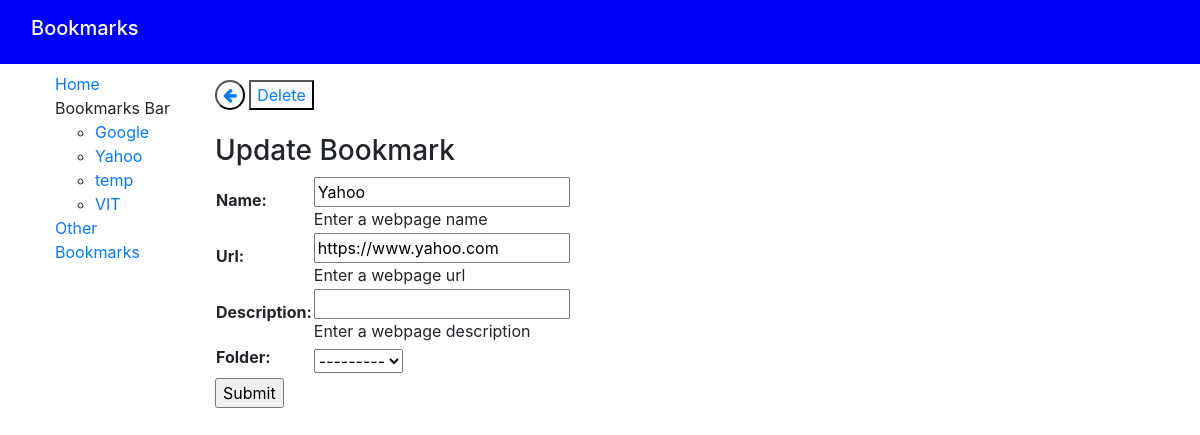
/bookmarks/11/bookmarkupdate/, run on an earlier commit of the app's database.
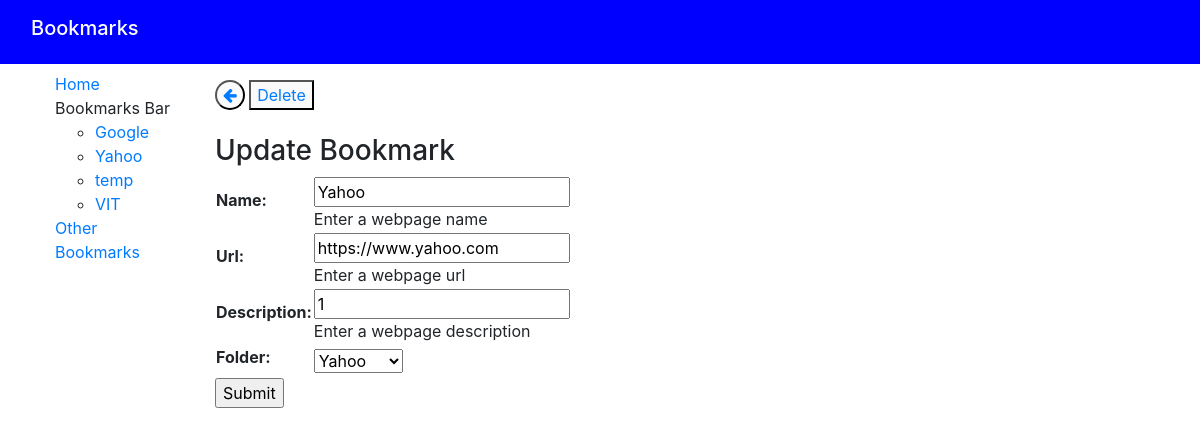
And on a later commit of the database.
### bookmarksapp/models.py (models this page shows, shortened)
class Bookmarks(models.Model):
    name = models.CharField(max_length=200, help_text='Enter a webpage name')
    url = models.CharField(max_length=200, help_text='Enter a webpage url')
    description = models.CharField(max_length=200, help_text='Enter a webpage description')
    tags = TaggableManager(help_text='Enter webpage tags')
    folder = models.ForeignKey('Folder', on_delete=models.CASCADE, null=True, blank=True)

class Folder(models.Model):
    name = models.CharField(max_length=200, help_text='Enter the folder name')
    def __str__(self):
        return self.name

### bookmarksapp/views.py (the view)
# urls.py: path('<int:pk>/bookmarkupdate/', views.Updatebookmarks, name='update-bookmarks'),
def Updatebookmarks(request,pk):
    folder_list = Folder.objects.all()
    bookmark = get_object_or_404(Bookmarks,pk=pk)
    if (request.POST):
        bookmarkform = BookmarkForms(request.POST,instance=bookmark)
    else:
        bookmarkform = BookmarkForms(initial={'name':bookmark.name,'url':bookmark.url,'description':bookmark.description,'folder':bookmark.folder,'tags':bookmark.tags.all})
    if(bookmarkform.is_valid()):
        bookmarkform.save()
        return HttpResponseRedirect(reverse('index'))
    context = {
        'folder_list': folder_list,
        'form': bookmarkform,
        'bookmark': bookmark,
    }
    return render(request, 'bookmarksapp/update_bookmark.html', context=context)

### bookmarksapp/forms.py
class BookmarkForms(forms.ModelForm):
    class Meta:
        model = Bookmarks
        fields = ['name','url','description','tags','folder']

### bookmarksapp/templates/bookmarksapp/update_bookmark.html (shortened to what this page needs)
{% extends "base_generic.html" %}
{% block content %}
  <button style="border-radius: 50%;border-color: black;" disabled>
    <a href="{% url 'index' %}">
    <i class="fa fa-arrow-left" onmouseover = "this.style.color = 'black'" onmouseout = "this.style.color = 'blue'" ></i>
    </a>
  </button>
  <button style="border-color: black;" disabled>
    <a onmouseover = "this.style.color = 'black'" onmouseout = "this.style.color = 'blue'" href="{% url 'delete-bookmarks' bookmark.id %}" style="text-decoration: none;">Delete
    </a>
  </button>
  <br><br>
  <h3>Update Bookmark</h3>
  <form action="" method="post">
    <table>
    {{ form.as_table }}
    </table>
    <input type="submit" value="Submit">
  </form>
{% endblock %}

What changed in the data, as far as the page shows it:
changed Bookmarks "https://www.yahoo.com": description (not shown) → "1"; folder "---------" → "Yahoo"
